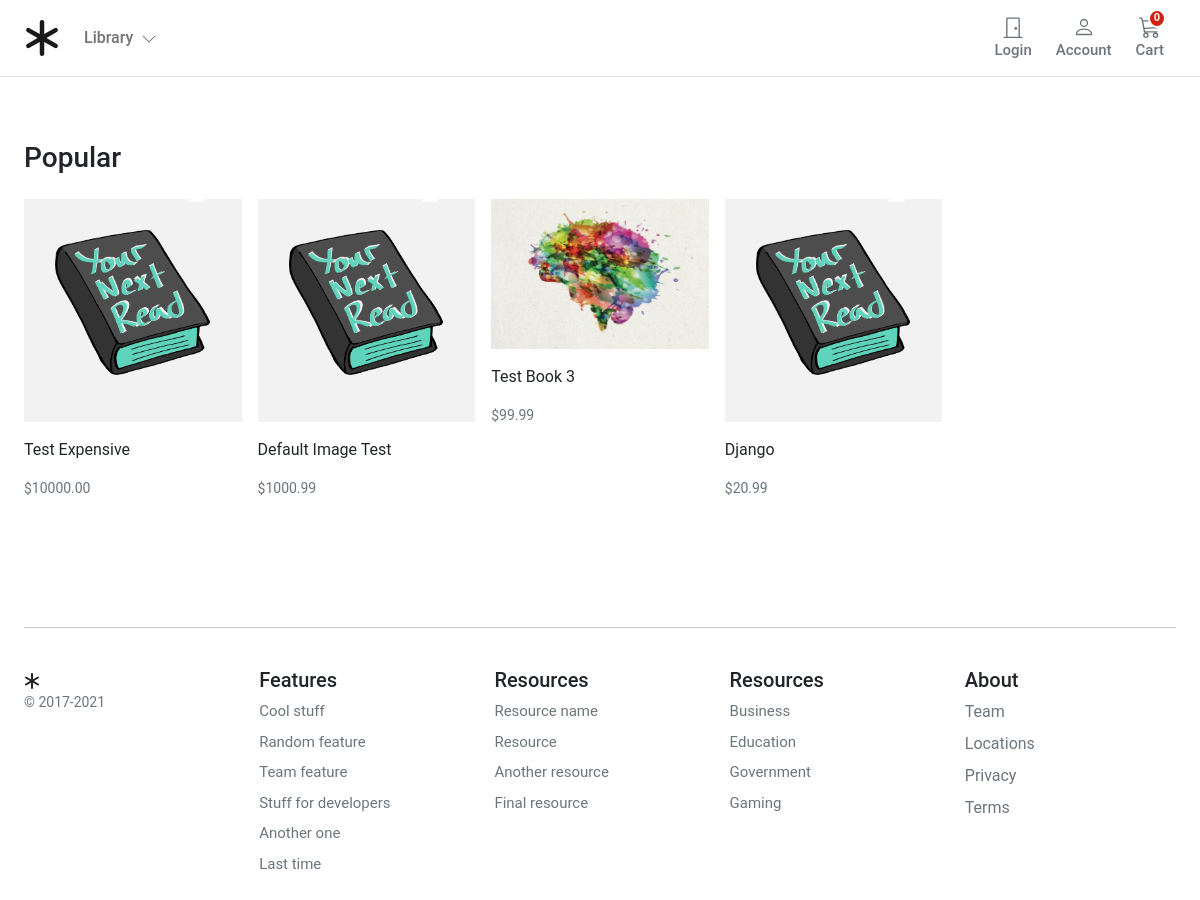
Before: /shop/django/ with the older database file.
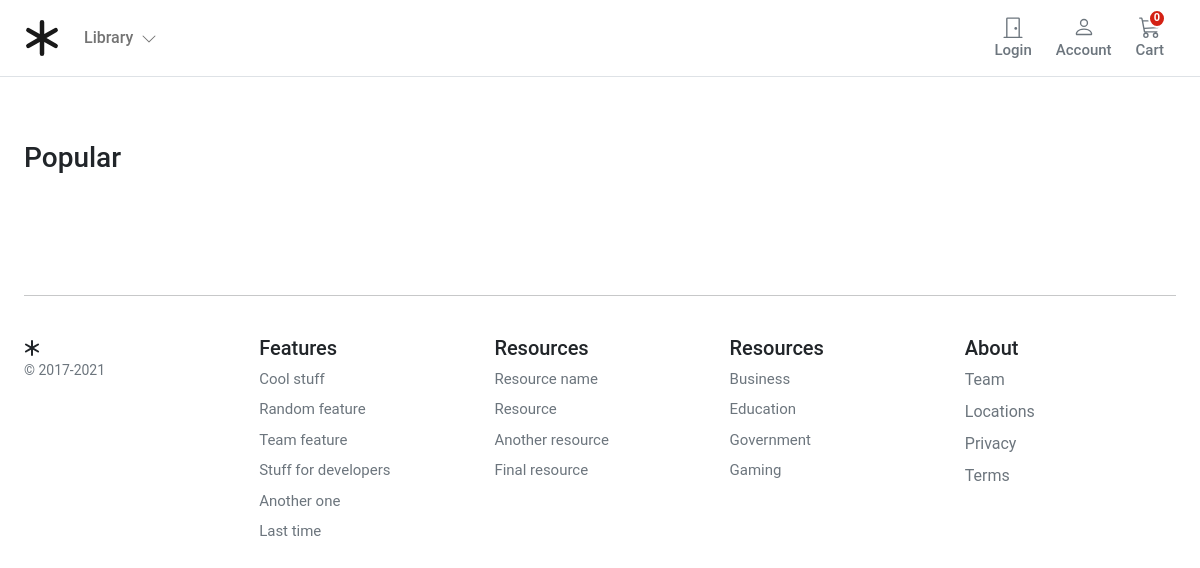
After: the same page with the newer database file.
### store/models.py (models this page shows, shortened)
class Product(models.Model):
    category = models.ForeignKey(Category, related_name='product', on_delete=models.CASCADE)
    created_by = models.ForeignKey(settings.AUTH_USER_MODEL, on_delete=models.CASCADE, related_name='product_creator')
    title = models.CharField(max_length=255)
    author = models.CharField(max_length=255, default='admin')
    description = models.TextField(blank=True)
    image = models.ImageField(upload_to='images/', default='images/default.png')
    slug = models.SlugField(max_length=255, unique=True)
    price = models.DecimalField(max_digits=10, decimal_places=2)
    in_stock = models.BooleanField(default=True)
    is_active = models.BooleanField(default=True)
    created = models.DateTimeField(auto_now_add=True)
    updated = models.DateTimeField(auto_now=True)
    objects = models.Manager()
    products = ProductManager()
    class Meta:
        verbose_name_plural = 'Products'
        ordering = ('-created',)
    def get_absolute_url(self):
        return reverse("store:product_detail", args=[self.slug])

### store/views.py (the view)
# urls.py: path('shop/<slug:category_slug>/', views.category_list, name="category_list"),
def category_list(request, category_slug):
    category = get_object_or_404(Category, slug=category_slug)
    products = Product.objects.filter(category=category)
    return render(request, 'store/products/category.html', {'category': category, 'products': products})

### cart/cart.py (called while the page is built)
    def __len__(self):
        return sum(item['qty'] for item in self.cart.values())

### cart/context_processors.py (called while the page is built)
def cart(request):
    return {'cart': Cart(request)}

### store/context_processors.py (called while the page is built)
def categories(request):
    return {"categories": Category.objects.all()}

### store/models.py (called while the page is built)
    def get_absolute_url(self):
        return reverse("store:category_list", args=[self.slug])

### templates/store/products/category.html (shortened to what this page needs)
{% extends "../base.html" %}
{% load static %}
{% block content %}
<main>
    <div class="container">
      <div class="row">
        <div class="album py-5">
          <div class="pb-3"><h1 class="h3">Popular</h1></div>
          <div class="row row-cols-1 row-cols-sm-2 row-cols-md-5 g-3">
            {% for product in products %}
            <div class="col">
              <div class="card border-0">
                <img class="img-fluid" alt="Responsive image" src="{{ product.image.url }}">
                <div class="card-body px-0">
                  <p class="card-text">
                    <a class="text-dark text-decoration-none"
                      href="{{ product.get_absolute_url }}">{{ product.title }}</a>
                  </p>
                  <div class="d-flex justify-content-between align-items-center">
                    <small class="text-muted">${{product.price}}</small>
                  </div>
                </div>
              </div>
            </div>
            {% endfor %}
          </div>
        </div>
      </div>
    </div>
  </main>
{% endblock %}

### templates/store/base.html (shortened to what this page needs)
{% load static %}
<!DOCTYPE html>
<html>
<head>
    <link href="https://cdn.jsdelivr.net/npm/bootstrap@5.1.3/dist/css/bootstrap.min.css" rel="stylesheet">
    <link rel="stylesheet" href="{% static 'core/css/base.css' %}">
    <link rel="stylesheet" href="{% static 'cart/css/cart.css' %}">
</head>
<body>
    <header>
        <header class="pb-3">
            <nav class="navbar navbar-expand-md navbar-light bg-white border-bottom">
                <div class="container-fluid px-md-4">
                    <div class="d-flex w-100 navbar-collapse">
                        <a class="navbar-brand d-flex-inline" href="/">
                        </a>
                        <ul class="navbar-nav me-auto mb-2 mb-md-0">
                            <li class="nav-item dropdown">
                                <a class="nav-link dropdown-toggle d-none d-md-block fw500" href="#" id="navbarDropdown"
                                    role="button" data-bs-toggle="dropdown" aria-expanded="false">
                                    Library
                                    <i class="ps-1"><svg xmlns="http://www.w3.org/2000/svg" width="16" height="16"
                                            fill="currentColor" class="bi bi-chevron-down" viewBox="0 0 16 16">
                                            <path fill-rule="evenodd"
                                                d="M1.646 4.646a.5.5 0 0 1 .708 0L8 10.293l5.646-5.647a.5.5 0 0 1 .708.708l-6 6a.5.5 0 0 1-.708 0l-6-6a.5.5 0 0 1 0-.708z" />
                                        </svg></i>
                                </a>
                            </li>
                        </ul>
                        {% if user.is_authenticated %}
                        <a type="button" role="button" href="{% url 'account:logout' %}"
                            class="btn btn-outline-secondary border-0 cart-btn">
                            <div>
                                <svg xmlns="http://www.w3.org/2000/svg" width="22" height="22" fill="currentColor"
                                    class="bi bi-door-closed" viewBox="0 0 16 16">
                                    <path
                                        d="M3 2a1 1 0 0 1 1-1h8a1 1 0 0 1 1 1v13h1.5a.5.5 0 0 1 0 1h-13a.5.5 0 0 1 0-1H3V2zm1 13h8V2H4v13z" />
                                    <path d="M9 9a1 1 0 1 0 2 0 1 1 0 0 0-2 0z" />
                                </svg>
                            </div>
                            <span class="fs15 fw500">Logout</span>
                        </a>
                        {% else %}
                        <a type="button" role="button" href="{% url 'account:login' %}"
                            class="btn btn-outline-secondary border-0 cart-btn">
                            <div>
                                <svg xmlns="http://www.w3.org/2000/svg" width="22" height="22" fill="currentColor"
                                    class="bi bi-door-closed" viewBox="0 0 16 16">
                                    <path
                                        d="M3 2a1 1 0 0 1 1-1h8a1 1 0 0 1 1 1v13h1.5a.5.5 0 0 1 0 1h-13a.5.5 0 0 1 0-1H3V2zm1 13h8V2H4v13z" />
                                    <path d="M9 9a1 1 0 1 0 2 0 1 1 0 0 0-2 0z" />
                                </svg>
                            </div>
                            <span class="fs15 fw500">Login</span>
                        </a>
                        {% endif %}
                        <a type="button" role="button" href="#"
                            class="btn btn-outline-secondary border-0 cart-btn">
                            <div>
                            </div>
                            <span class="fs15 fw500">Account</span>
                        </a>
                        <a type="button" role="button" href="{% url "cart:cart_summary" %}"
                            class="btn btn-outline-secondary border-0 cart-btn">
                            {% with total_qty=cart|length %}
                            <div id="cart-qty" class="cart-qty">
                                {% if total_qty > 0 %}
                                {{ total_qty }}
                                {% else %}
                                0
                                {% endif %}
                            </div>
                            {% endwith %}
                            <div>
                            </div>
                            <span class="fs15 fw500">Cart</span>
                        </a>
                    </div>
                </div>
            </nav>
    </header>
    <div id="content">
        {% block content %}
        {% endblock %}
    </div>
    <footer class="container py-5 footer">
        <hr>
        <div class="row pt-4">
            <div class="col-12 col-md">
                <small class="d-block mb-3 text-muted">&copy; 2017-2021</small>
            </div>
            <div class="col-6 col-md fs15">
                <h5>Features</h5>
                <ul class="list-unstyled">
                    <li><a class="link-secondary text-decoration-none" href="#">Cool stuff</a></li>
                    <li><a class="link-secondary text-decoration-none" href="#">Random feature</a></li>
                    <li><a class="link-secondary text-decoration-none" href="#">Team feature</a></li>
                    <li><a class="link-secondary text-decoration-none" href="#">Stuff for developers</a></li>
                    <li><a class="link-secondary text-decoration-none" href="#">Another one</a></li>
                    <li><a class="link-secondary text-decoration-none" href="#">Last time</a></li>
                </ul>
            </div>
            <div class="col-6 col-md fs15">
                <h5>Resources</h5>
                <ul class="list-unstyled">
                    <li><a class="link-secondary text-decoration-none" href="#">Resource name</a></li>
                    <li><a class="link-secondary text-decoration-none" href="#">Resource</a></li>
                    <li><a class="link-secondary text-decoration-none" href="#">Another resource</a></li>
                    <li><a class="link-secondary text-decoration-none" href="#">Final resource</a></li>
                </ul>
            </div>
            <div class="col-6 col-md fs15">
                <h5>Resources</h5>
                <ul class="list-unstyled">
                    <li><a class="link-secondary text-decoration-none" href="#">Business</a></li>
                    <li><a class="link-secondary text-decoration-none" href="#">Education</a></li>
                    <li><a class="link-secondary text-decoration-none" href="#">Government</a></li>
                    <li><a class="link-secondary text-decoration-none" href="#">Gaming</a></li>
                </ul>
            </div>
            <div class="col-6 col-md">
                <h5>About</h5>
                <ul class="list-unstyled">
                    <li><a class="link-secondary text-decoration-none" href="#">Team</a></li>
                    <li><a class="link-secondary text-decoration-none" href="#">Locations</a></li>
                    <li><a class="link-secondary text-decoration-none" href="#">Privacy</a></li>
                    <li><a class="link-secondary text-decoration-none" href="#">Terms</a></li>
                </ul>
            </div>
        </div>
    </footer>
</body>
</html>

### static/core/css/base.css (style rules this page uses)
@media (min-width: 1000px) { .container { max-width: 1000px; } }
@media (max-width: 1200px) { .container { max-width: 100%; padding:0 24px; } }
.dropdown-toggle::after { display: none; }
html, body, p, div { letter-spacing: -0.02px; font-family: 'Roboto', sans-serif; }
.fs15 { font-size: 0.9375rem; }
.fw500 { font-weight: 500; }
.footer > div > div > ul > li { padding-bottom:8px; }

### static/cart/css/cart.css (style rules this page uses)
.cart-qty { color: #fff; background: #d42114; border: 2px solid #fff; border-radius: 50%; text-align: center; font-size: 11px; height: 15px; width: 14px; position: absolute; box-sizing: content-box; font-weight: 600; display: flex; justify-content: center; align-items: center; top: 1px; right: 10px; }
.cart-btn { position: relative; }

Changed rows visible on the page:
removed Product: image (placeholder picture), title "Test Expensive", price "10000.00"
removed Product: image (placeholder picture), title "Default Image Test", price "1000.99"
removed Product: image (picture), title "Test Book 3", price "99.99"
removed Product: image (picture), title "Django", price "20.99"
